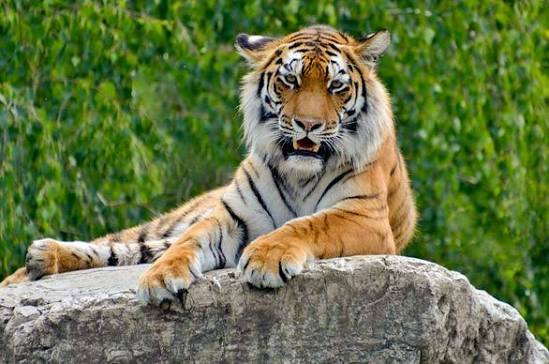
#> input picture Practical_03/tiger.jpg, 549 x 364 px, found by its file name
$ jupyter execute lab3.ipynb
#> lines starting #> are read from the running program, lines starting #| are printed output that depends on the picture
<a href="https://colab.research.google.com/github/mitparekh8263/CV-2026-H11/blob/main/Practical_03/lab3.ipynb" target="_parent"></a>

[cell 1]
import numpy as np
import cv2
import matplotlib.pyplot as plt

[cell 2]
img = cv2.imread('/content/tiger.jpg', cv2.IMREAD_GRAYSCALE)
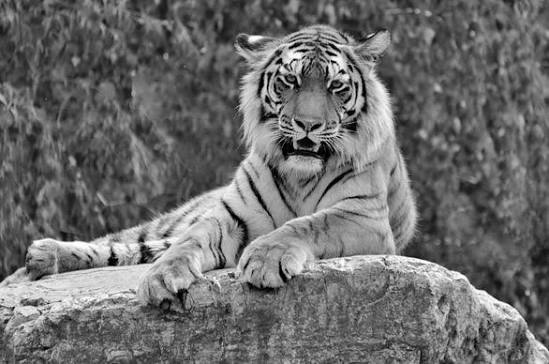
#> img: shape (364, 549); min 0, max 255, mean 108.8
img.shape
#> Out = (364, 549)

We load the image in grayscale mode so that we work with a single intensity channel (values 0 to 255).

cmap='gray' displays the image in shades of gray. The axes show pixel coordinates.

[cell 3]
plt.imshow(img, cmap='gray')
plt.show()

Matplotlib doesn't know the data is a grayscale image, so it applies its default colorful palette unless you force cmap='gray'.

[cell 4]
def add_salt_pepper_noise(img, prob = 0.3) :
  noisy_img = img.copy()

  random = np.random.rand(*img.shape)
  noisy_img[random < prob/2] = 0
  noisy_img[random > 1 - prob/2] = 255

  return noisy_img

explanation behind adding s/p noise given in exp 2

[cell 5]
prob = 0.2

noisy_img = add_salt_pepper_noise(img, prob)
#> in add_salt_pepper_noise, `noisy_img[random > 1 - prob/2] = 255`:
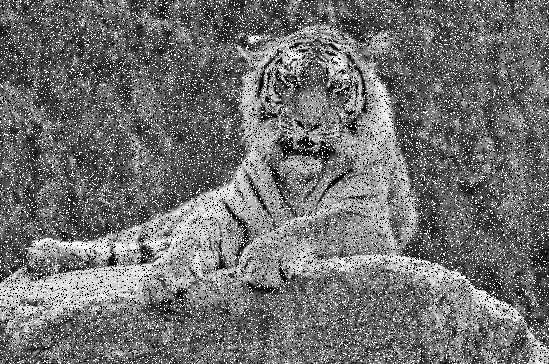
#> noisy_img: shape (364, 549); min 0, max 255, mean 112.7
plt.imshow(noisy_img, cmap='gray')
plt.show()

[cell 6]
def mean_filter(img, k=3, s=1):
    hi, wi = img.shape[:2] # we use img.shape[:2] to safely ignore any extra dimensions (like color channels) just in case a color image is accidentally passed
    p = k // 2 # int division
    padded_img = np.pad(img, p, mode='reflect') # pad extra p rows at the top/bottom and p cols at the left/right. mode='reflect' mirrors the image at the borders (e.g., pixel at -1 takes the value of pixel at 1)

    # o/p size calculation of convoluted matrix
    ho = (hi + 2*p - k) // s + 1
    wo = (wi + 2*p - k) // s + 1

    output = np.zeros((ho, wo), dtype=np.uint8) # matrix initially filled with zeros, but later values change from 0 to 255

    for i in range(ho):
        for j in range(wo):
            # i*s and j*s = starting position of the window on the padded image (jumping by stride s for each output pixel)
            window = padded_img[i*s:i*s+k, j*s:j*s+k] # Start at (i*s, j*s) and take k × k block from padded image
            output[i, j] = np.round(np.mean(window)).astype(np.uint8) # convert float rounded off mean to 8-bit int value (from 0 to 255) and put in o/p matrix

    return output

[cell 7]
def median_filter(img, k=3, s=1):
    hi, wi = img.shape # we use img.shape directly because we strictly expect a 2D array (as per the original code). Both ultimately store the image height in hi and width in wi
    p = k // 2
    padded_img = np.pad(img, p, mode='reflect')

    ho = (hi + 2*p - k) // s + 1
    wo = (wi + 2*p - k) // s + 1

    output = np.zeros((ho, wo), dtype=img.dtype)

    for i in range(ho):
        for j in range(wo):
            window = padded_img[i*s:i*s+k, j*s:j*s+k]
            output[i, j] = np.median(window) # Flattens the 2D window into a 1D array, sorts it, and picks the exact middle value. Since k is odd, the median is always an existing integer from the window. .astype(np.uint8) is implicit

    return output

Both filters take the image, a kernel size k (must be odd) and a stride s (step size).

Padding of p = k//2 is added using reflection to handle borders.

The output dimensions are computed as:
ho = (hi + 2*p - k) // s + 1 and similarly for wo.
This gives the number of positions where the kernel fits when moving by stride s.

For each output pixel, we extract a k × k window from the padded image, compute the mean (rounded to nearest integer) or median, and assign it.

**Example – Mean filter on the noisy 5 × 5 patch (k=3, s=1)**

Take the noisy patch:

[120   0 125 255 130]

[122 124 126 129 255]

[125   0 180 132 137]

[128 130 255 135 137]

[  0 133 135 255 140]

We want to compute the output pixel at position (1,1) (0 ‑ based) – the centre of the 3 × 3 window covering rows 0 to 2 and cols 0 to 2:

[120   0 125]

[122 124 126]

[125   0 180]

Mean = (120+0+125+122+124+126+125+0+180) / 9 = 922 / 9 ≈ 102.44 → round to 102.
So the output at that position becomes 102.

**Median filter on the same window:**

Sort the 9 values: [0, 0, 120, 122, 124, 125, 125, 126, 180] → median is the 5th value = 124.
Thus the median filter replaces the centre with 124.

Notice that the median filter rejects the extreme salt (255) and pepper (0) values, while the mean is pulled down by the zeros. This is why median filtering is much better for s/p noise – it preserves edges and does not introduce new intermediate values.

[cell 8]
mean_clean_img = mean_filter(noisy_img) # at k = 3, s = 1
#> in mean_filter, `padded_img = np.pad(img, p, mode='reflect') # pad extra p rows at the ..`:
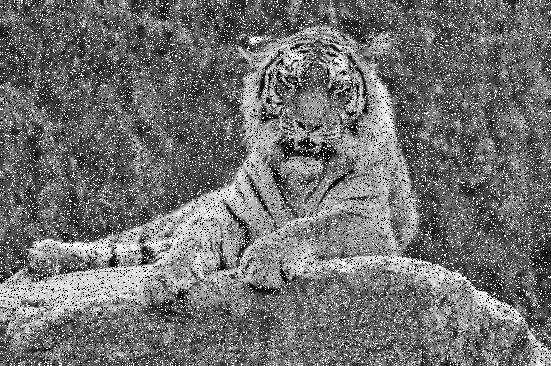
#> padded_img: shape (366, 551); min 0, max 255, mean 112.6
#> after the loop in mean_filter, `for i in range(ho):`:
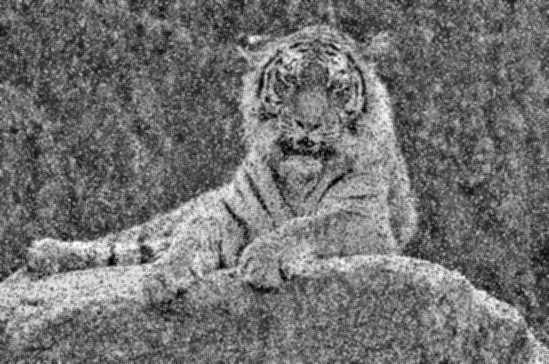
#> output: shape (364, 549); min 2, max 253, mean 112.7
plt.imshow(mean_clean_img, cmap='gray')
plt.show()

[cell 9]
mean_clean_img = mean_filter(noisy_img, 5) # at k = 5, s = 1
#> call 2 of mean_filter, with k = 5, s = 1
#> in mean_filter (call 2), `padded_img = np.pad(img, p, mode='reflect') # pad extra p rows at the ..`:
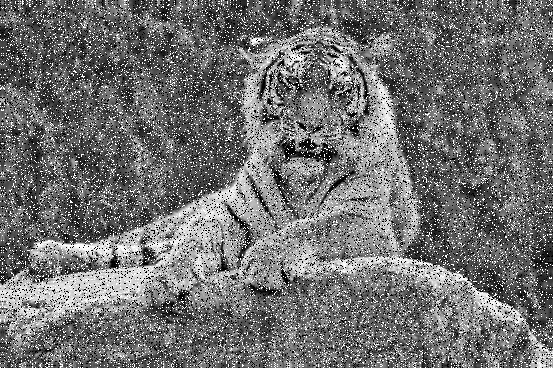
#> padded_img: shape (368, 553); min 0, max 255, mean 112.5
#> after the loop in mean_filter (call 2), `for i in range(ho):`:
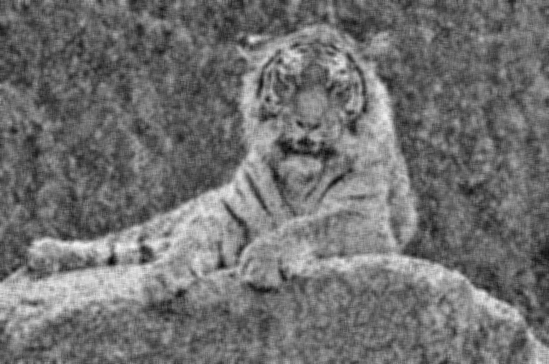
#> output: shape (364, 549); min 5, max 245, mean 112.7
plt.imshow(mean_clean_img, cmap='gray')
plt.show()

[cell 10]
mean_clean_img = mean_filter(noisy_img, 3, 2) # at k = 3, s = 2
#> call 3 of mean_filter, with k = 3, s = 2
#> after the loop in mean_filter (call 3), `for i in range(ho):`:
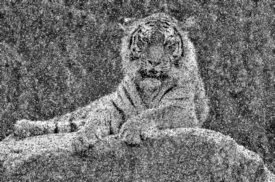
#> output: shape (182, 275); min 2, max 251, mean 112.7
plt.imshow(mean_clean_img, cmap='gray')
plt.show()

[cell 11]
median_clean_img = median_filter(noisy_img) # at k = 3, s = 1
#> after the loop in median_filter, `for i in range(ho):`:
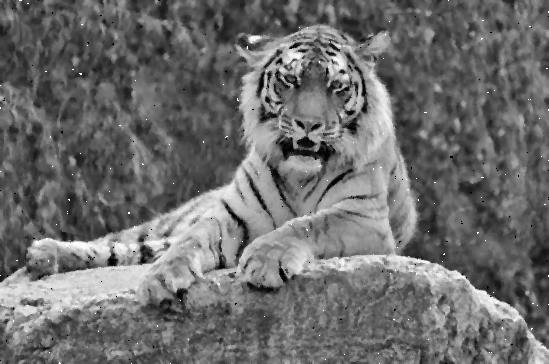
#> output: shape (364, 549); min 0, max 255, mean 109
plt.imshow(median_clean_img, cmap='gray')
plt.show()

[cell 12]
median_clean_img = median_filter(noisy_img, 5) # at k = 5, s = 1
#> call 2 of median_filter, with k = 5, s = 1
#> after the loop in median_filter (call 2), `for i in range(ho):`:
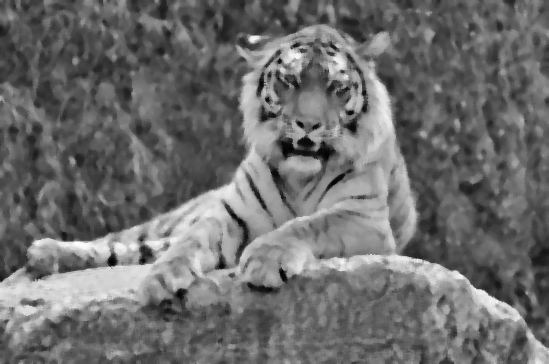
#> output: shape (364, 549); min 2, max 252, mean 109.2
plt.imshow(median_clean_img, cmap='gray')
plt.show()

[cell 13]
median_clean_img = median_filter(noisy_img, 3, 2) # at k = 3, s = 1
#> call 3 of median_filter, with k = 3, s = 2
#> after the loop in median_filter (call 3), `for i in range(ho):`:
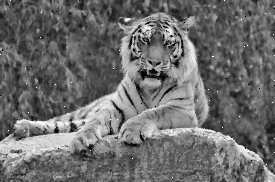
#> output: shape (182, 275); min 0, max 255, mean 109
